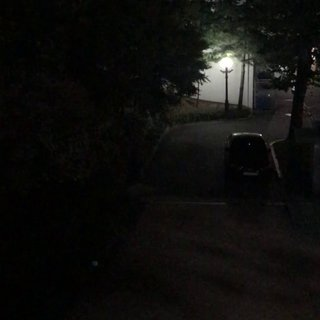
%> input picture low-light image enhancement/LHE/tree.jpg, 320 x 320 px
$ octave --eval "coloraverageguided;"   (GNU Octave 9; MATLAB toolbox functions it lacks are replaced by stand-ins)
%> lines starting %> are read from the running program, lines starting %| are printed output that depends on the picture
### low-light image enhancement/LHE/LHE_guided/guidedfilter.m
function q = guidedfilter(I, p, r, eps)
%   GUIDEDFILTER   O(1) time implementation of guided filter.
%
%   - guidance image: I (should be a gray-scale/single channel image)
%   - filtering input image: p (should be a gray-scale/single channel image)
%   - local window radius: r
%   - regularization parameter: eps

[hei, wid] = size(I);
N = boxfilter(ones(hei, wid), r); % the size of each local patch; N=(2r+1)^2 except for boundary pixels.

mean_I = boxfilter(I, r) ./ N;
mean_p = boxfilter(p, r) ./ N;
mean_Ip = boxfilter(I.*p, r) ./ N;
cov_Ip = mean_Ip - mean_I .* mean_p; % this is the covariance of (I, p) in each local patch.

mean_II = boxfilter(I.*I, r) ./ N;
var_I = mean_II - mean_I .* mean_I;

a = cov_Ip ./ (var_I + eps); % Eqn. (5) in the paper;
b = mean_p - a .* mean_I; % Eqn. (6) in the paper;

mean_a = boxfilter(a, r) ./ N;
mean_b = boxfilter(b, r) ./ N;

q = mean_a .* I + mean_b; % Eqn. (8) in the paper;
end

### low-light image enhancement/method2/guided/boxfilter.m
function imDst = boxfilter(imSrc, r)

%   BOXFILTER   O(1) time box filtering using cumulative sum
%
%   - Definition imDst(x, y)=sum(sum(imSrc(x-r:x+r,y-r:y+r)));
%   - Running time independent of r;
%   - Equivalent to the function: colfilt(imSrc, [2*r+1, 2*r+1], 'sliding', @sum);
%   - But much faster.

[hei, wid] = size(imSrc);
imDst = zeros(size(imSrc));

%cumulative sum over Y axis
imCum = cumsum(imSrc, 1);
%difference over Y axis
imDst(1:r+1, :) = imCum(1+r:2*r+1, :);
imDst(r+2:hei-r, :) = imCum(2*r+2:hei, :) - imCum(1:hei-2*r-1, :);
imDst(hei-r+1:hei, :) = repmat(imCum(hei, :), [r, 1]) - imCum(hei-2*r:hei-r-1, :);

%cumulative sum over X axis
imCum = cumsum(imDst, 2);
%difference over Y axis
imDst(:, 1:r+1) = imCum(:, 1+r:2*r+1);
imDst(:, r+2:wid-r) = imCum(:, 2*r+2:wid) - imCum(:, 1:wid-2*r-1);
imDst(:, wid-r+1:wid) = repmat(imCum(:, wid), [1, r]) - imCum(:, wid-2*r:wid-r-1);
end

### low-light image enhancement/LHE/LHE_guided/coloraverageguided.m
%主函数

function coloraverageguided()
I=imread('tree.jpg');
%> I is the input picture: size 320x320x3 uint8; mean R, G, B 15.2, 14.9, 12.9
% imshow(I);
I1=I(:,:,1);%提取红色分量
I2=I(:,:,2);%提取绿色分量
I3=I(:,:,3);%提取蓝色分量
I1=histogram(I1);   %构造的函数
I2=histogram(I2);
I3=histogram(I3);
c=cat(3,I1,I2,I3);  %cat用于构造多维数组
% figure,imshow(I);
% figure,imshow(c);
% imwrite(c,'LHE_enhanced_tree.jpg');

%% guided
I_1 = double(c) / 255;
% figure,imshow(I_1);
% imwrite(I,'enhanced_tree.jpg');

p = I_1;

r = 16;
eps = 0.1^2;

q = zeros(size(I_1));

% q(:, :) = guidedfilter(I(:, :), p(:, :), r, eps);
q(:, :, 1) = guidedfilter(I_1(:, :, 1), p(:, :, 1), r, eps);
q(:, :, 2) = guidedfilter(I_1(:, :, 2), p(:, :, 2), r, eps);
q(:, :, 3) = guidedfilter(I_1(:, :, 3), p(:, :, 3), r, eps);

% I_enhanced = (I_1 - q) * 5 + q;

% figure();
% imshow([I, q, I_enhanced], [0, 1]);
figure,imshow(q);
% imwrite(q,'enhanced_tree_guided.jpg');
% figure,imshow(I_enhanced);


%% 调用的（直方图均衡化）构造函数
function d=histogram(I)%构造histogram函数
J=I;
[m,n]=size(I);      %确定矩阵大小
%> m = 320; n = 320
area=m*n;
%> area = 102400
a=zeros(1,256);     %产生1*256的零矩阵a,用来存放原始图像各个灰度值的个数
b=zeros(1,256);
for i=1:m           %记录各个灰度值的个数
    for j=1:n
        d=I(i,j)+1;   %获取(i,j)位置的灰度值(注意：灰度值为0-255，对应矩阵的1-256）
        a(1,d)=a(1,d)+1;    %矩阵a上对应灰度值的计数+1
    end
end
%> after the loop, a = 256 values, max 8443 at index 4, min 0 at index 239, mean 400
for i=1:256         %均衡化
    sum=0;
    for j=1:i
        sum=sum+a(1,j);
    end
    b(1,i)=sum*255/area;
end
%> after the loop, b = 256 values from 3.97 to 255
for i=1:m           %用均衡化后的数据代替原位置的数据
    for j=1:n
        d=J(i,j)+1;
        J(i,j)=b(1,d);
    end
end
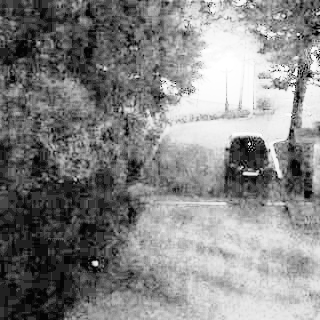
%> J: size 320x320 uint8; min 4, max 255, mean 132.9
d=J;
%> after the loop in histogram (call 2), `for i=1:m`: a = 256 values, max 8663 at index 4, min 0 at index 238, mean 400
%> after the loop in histogram (call 2), `for i=1:256`: b = 256 values from 1.75 to 255
%> after the loop in histogram (call 2), `for i=1:m`:
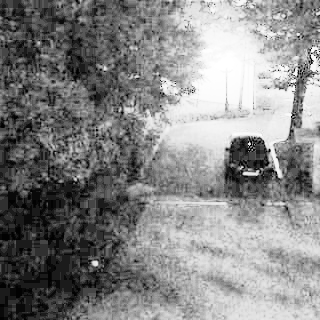
%> J: size 320x320 uint8; min 2, max 255, mean 133.4
%> after the loop in histogram (call 3), `for i=1:m`: a = 256 values, max 8551 at index 3, min 0 at index 230, mean 400
%> after the loop in histogram (call 3), `for i=1:256`: b = 256 values from 19.97 to 255
%> after the loop in histogram (call 3), `for i=1:m`:
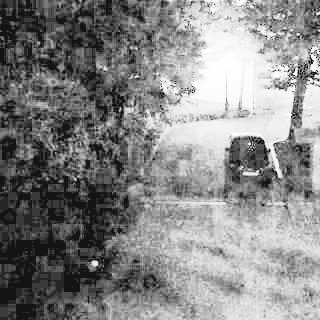
%> J: size 320x320 uint8; min 20, max 255, mean 133.6
%> in boxfilter, `imDst(:, wid-r+1:wid) = repmat(imCum(:, wid), [1, r]) - imCum(:, wid-2..`:
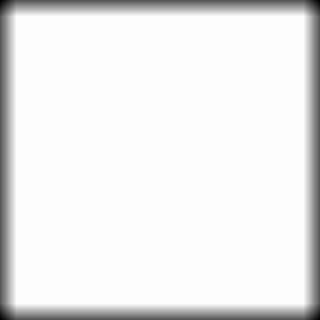
%> imDst: size 320x320 double; min 289, max 1089, mean 1033.6; drawn with min black and max white
%> in boxfilter (call 2), `imDst(hei-r+1:hei, :) = repmat(imCum(hei, :), [r, 1]) - imCum(hei-2*r:..`: imDst: size 320x320 double; min 0.847, max 32.9, mean 16.7
%> in boxfilter (call 2), `imDst(:, 1:r+1) = imCum(:, 1+r:2*r+1);`: imDst: size 320x320 double; min 0.847, max 430.4, mean 26.6
%> in boxfilter (call 2), `imDst(:, wid-r+1:wid) = repmat(imCum(:, wid), [1, r]) - imCum(:, wid-2..`: imDst: size 320x320 double; min 35.76, max 1079.6, mean 539.9
%> in boxfilter (call 4), `imDst(hei-r+1:hei, :) = repmat(imCum(hei, :), [r, 1]) - imCum(hei-2*r:..`: imDst: size 320x320 double; min 0.0621, max 32.8, mean 11.2
%> in boxfilter (call 4), `imDst(:, 1:r+1) = imCum(:, 1+r:2*r+1);`: imDst: size 320x320 double; min 0.0621, max 185.5, mean 14.3
%> in boxfilter (call 4), `imDst(:, wid-r+1:wid) = repmat(imCum(:, wid), [1, r]) - imCum(:, wid-2..`: imDst: size 320x320 double; min 5.61, max 1070.5, mean 361.3
%> call 6 of boxfilter, with r = 16
%> in boxfilter (call 6), `imDst(hei-r+1:hei, :) = repmat(imCum(hei, :), [r, 1]) - imCum(hei-2*r:..`: imDst: size 320x320 double; min 0.62, max 30.12, mean 18.2
%> in boxfilter (call 6), `imDst(:, 1:r+1) = imCum(:, 1+r:2*r+1);`: imDst: size 320x320 double; min 0.62, max 729.2, mean 38.8
%> in boxfilter (call 6), `imDst(:, wid-r+1:wid) = repmat(imCum(:, wid), [1, r]) - imCum(:, wid-2..`:
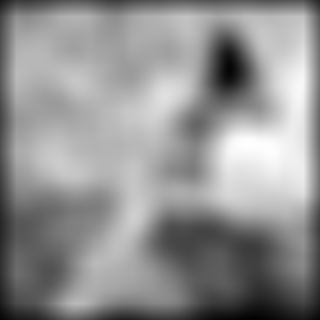
%> imDst: size 320x320 double; min 57.77, max 976, mean 583.8; drawn with min black and max white
%> call 7 of boxfilter, with r = 16
%> in boxfilter (call 7), `imCum = cumsum(imSrc, 1);`:
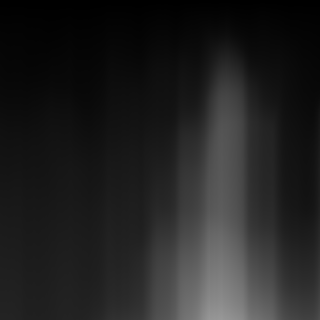
%> imCum: size 320x320 double; min 0.0934, max 152.1, mean 33.9
%> in boxfilter (call 7), `imDst(r+2:hei-r, :) = imCum(2*r+2:hei, :) - imCum(1:hei-2*r-1, :);`:
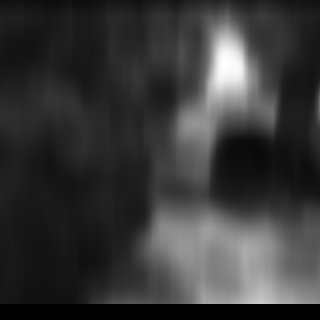
%> imDst: size 320x320 double; min 0, max 31.97, mean 7.1; drawn with min black and max white

$ run again, with low-light image enhancement/LHE/30.jpg copied over low-light image enhancement/LHE/tree.jpg
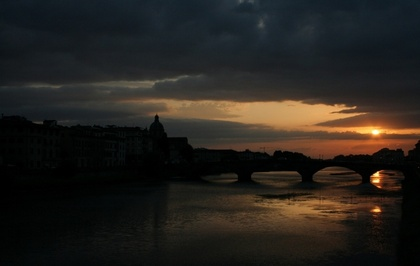
%> input picture low-light image enhancement/LHE/30.jpg, 420 x 266 px, shrunk from 960 x 608 before the run
%> in coloraverageguided, I is the input picture: size 266x420x3 uint8; mean R, G, B 37.5, 33.8, 29.1
%> after the loop in histogram, `for i=1:m`: a = 256 values, max 5919 at index 2, min 0 at index 256, mean 436.4
%> after the loop in histogram, `for i=1:256`: b = 256 values from 9.6 to 255
%> after the loop in histogram (call 2), `for i=1:m`: a = 256 values, max 4086 at index 4, min 0 at index 216, mean 436.4
%> after the loop in histogram (call 2), `for i=1:256`: b = 256 values from 4.36 to 255
%> after the loop in histogram (call 2), `for i=1:m`:
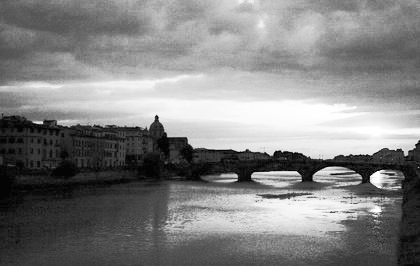
%> J: size 266x420 uint8; min 4, max 255, mean 129.7
%> in boxfilter (call 7), `imDst(r+2:hei-r, :) = imCum(2*r+2:hei, :) - imCum(1:hei-2*r-1, :);`:
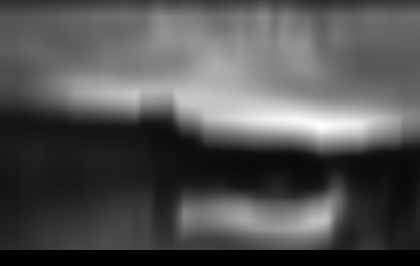
%> imDst: size 266x420 double; min 0, max 26.91, mean 8.7; drawn with min black and max white

$ run again, with low-light image enhancement/LHE/car.jpg copied over low-light image enhancement/LHE/tree.jpg
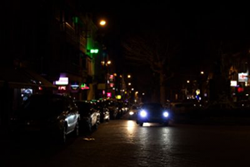
%> input picture low-light image enhancement/LHE/car.jpg, 250 x 167 px
%> in coloraverageguided, I is the input picture: size 167x250x3 uint8; mean R, G, B 17.9, 12.5, 10.7
%> after the loop in histogram, `for i=1:m`: a = 256 values, max 5732 at index 3, min 0 at index 217, mean 163.1
%> after the loop in histogram, `for i=1:256`: b = 256 values from 18.65 to 255
%> after the loop in histogram (call 2), `for i=1:m`: a = 256 values, max 10332 at index 1, min 0 at index 209, mean 163.1
%> after the loop in histogram (call 2), `for i=1:256`: b = 256 values from 63.11 to 255
%> after the loop in histogram (call 2), `for i=1:m`:
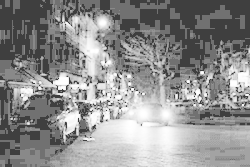
%> J: size 167x250 uint8; min 63, max 255, mean 142.5
%> in boxfilter (call 7), `imDst(r+2:hei-r, :) = imCum(2*r+2:hei, :) - imCum(1:hei-2*r-1, :);`:
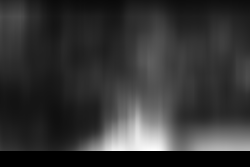
%> imDst: size 167x250 double; min 0, max 23.67, mean 4.8; drawn with min black and max white

$ run again, with low-light image enhancement/LHE/samsung_galaxy.jpg copied over low-light image enhancement/LHE/tree.jpg
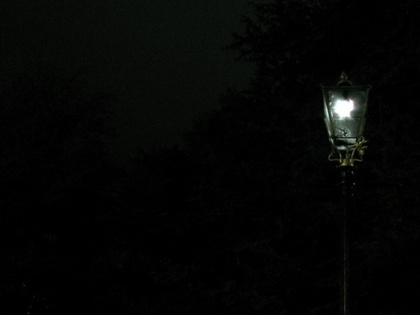
%> input picture low-light image enhancement/LHE/samsung_galaxy.jpg, 420 x 315 px, shrunk from 500 x 375 before the run
%> in coloraverageguided, I is the input picture: size 315x420x3 uint8; mean R, G, B 4.7, 5.5, 4.5
%> after the loop in histogram, `for i=1:m`: a = 256 values, max 31100 at index 1, min 0 at index 144, mean 516.8
%> after the loop in histogram, `for i=1:256`: b = 256 values from 59.94 to 255
%> in boxfilter (call 7), `imDst(r+2:hei-r, :) = imCum(2*r+2:hei, :) - imCum(1:hei-2*r-1, :);`:
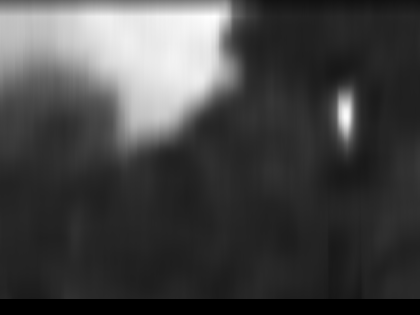
%> imDst: size 315x420 double; min 0, max 27.56, mean 7.3; drawn with min black and max white
